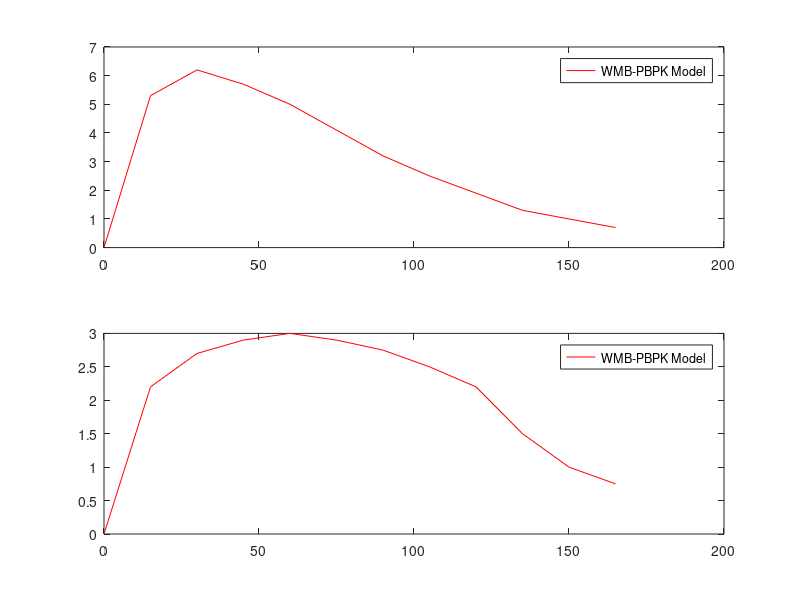

The MATLAB script that drew this image:
%Umulis Data
umulisx = [0 15 30 45 60 75 90 105 120 135 150 165];
umulisetoh = [0 5.3 6.2 5.7 5 4.1 3.2 2.5 1.9 1.3 1 0.7];
umulisacald = [0 2.2 2.7 2.9 3 2.9 2.75 2.5 2.2 1.5 1 0.75];


subplot (2,1,1)
plot (umulisx, umulisetoh, 'r-');
legend ('WMB-PBPK Model','Jones et al. 1998','Umulis Model')

subplot (2,1,2)
plot (umulisx, umulisacald,'r-');
legend ('WMB-PBPK Model','Jones et al. 1998','Umulis Model')